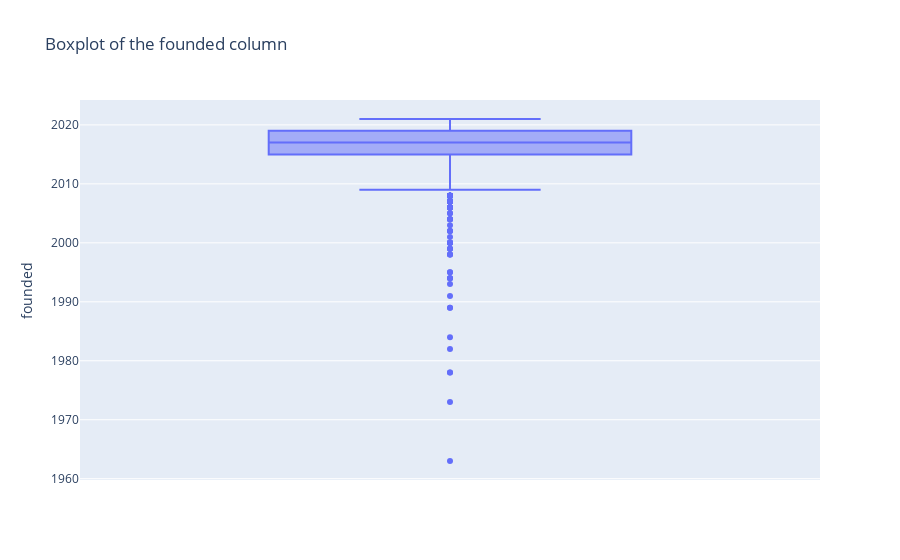
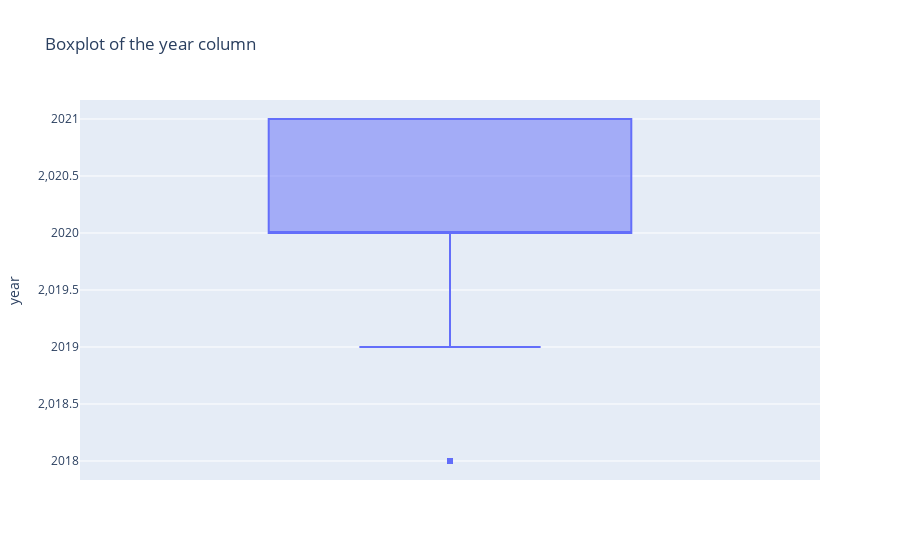

Write notebook code for charts like these, in order.
### Markdown cell above
#### 2.4 Visualizing Characteristics of the Dataset

### Code cell
# Create a list of the numeric variables
numerics = [column for column in final_dataset.columns if final_dataset[column].dtype != "O"]

# Visualize their distributions
for column in final_dataset[numerics].columns:
    fig = px.box(final_dataset[numerics], y = column, title = f"Boxplot of the {column} column")
    fig.show()

### Figure 1 — Plotly figure (JSON) as saved in the notebook; plotly's stock layout.template omitted (floating-point values rounded to 4 significant figures; data arrays with more than 128 entries replaced by an {"elided": "..."} marker saying what was removed)
{"data": [{"alignmentgroup": "True", "hovertemplate": "founded=%{y}<extra></extra>", "legendgroup": "", "marker": {"color": "#636efa"}, "name": "", "notched": false, "offsetgroup": "", "orientation": "v", "showlegend": false, "type": "box", "x0": " ", "xaxis": "x", "y": {"elided": "2879 int values"}, "y0": " ", "yaxis": "y"}], "layout": {"boxmode": "group", "legend": {"tracegroupgap": 0}, "title": {"text": "Boxplot of the founded column"}, "xaxis": {"anchor": "y", "domain": [0, 1]}, "yaxis": {"anchor": "x", "domain": [0, 1], "title": {"text": "founded"}}}}

### Figure 2 — Plotly figure (JSON) as saved in the notebook; plotly's stock layout.template omitted (floating-point values rounded to 4 significant figures; data arrays with more than 128 entries replaced by an {"elided": "..."} marker saying what was removed)
{"data": [{"alignmentgroup": "True", "hovertemplate": "year=%{y}<extra></extra>", "legendgroup": "", "marker": {"color": "#636efa"}, "name": "", "notched": false, "offsetgroup": "", "orientation": "v", "showlegend": false, "type": "box", "x0": " ", "xaxis": "x", "y": {"elided": "2879 int values"}, "y0": " ", "yaxis": "y"}], "layout": {"boxmode": "group", "legend": {"tracegroupgap": 0}, "title": {"text": "Boxplot of the year column"}, "xaxis": {"anchor": "y", "domain": [0, 1]}, "yaxis": {"anchor": "x", "domain": [0, 1], "title": {"text": "year"}}}}
